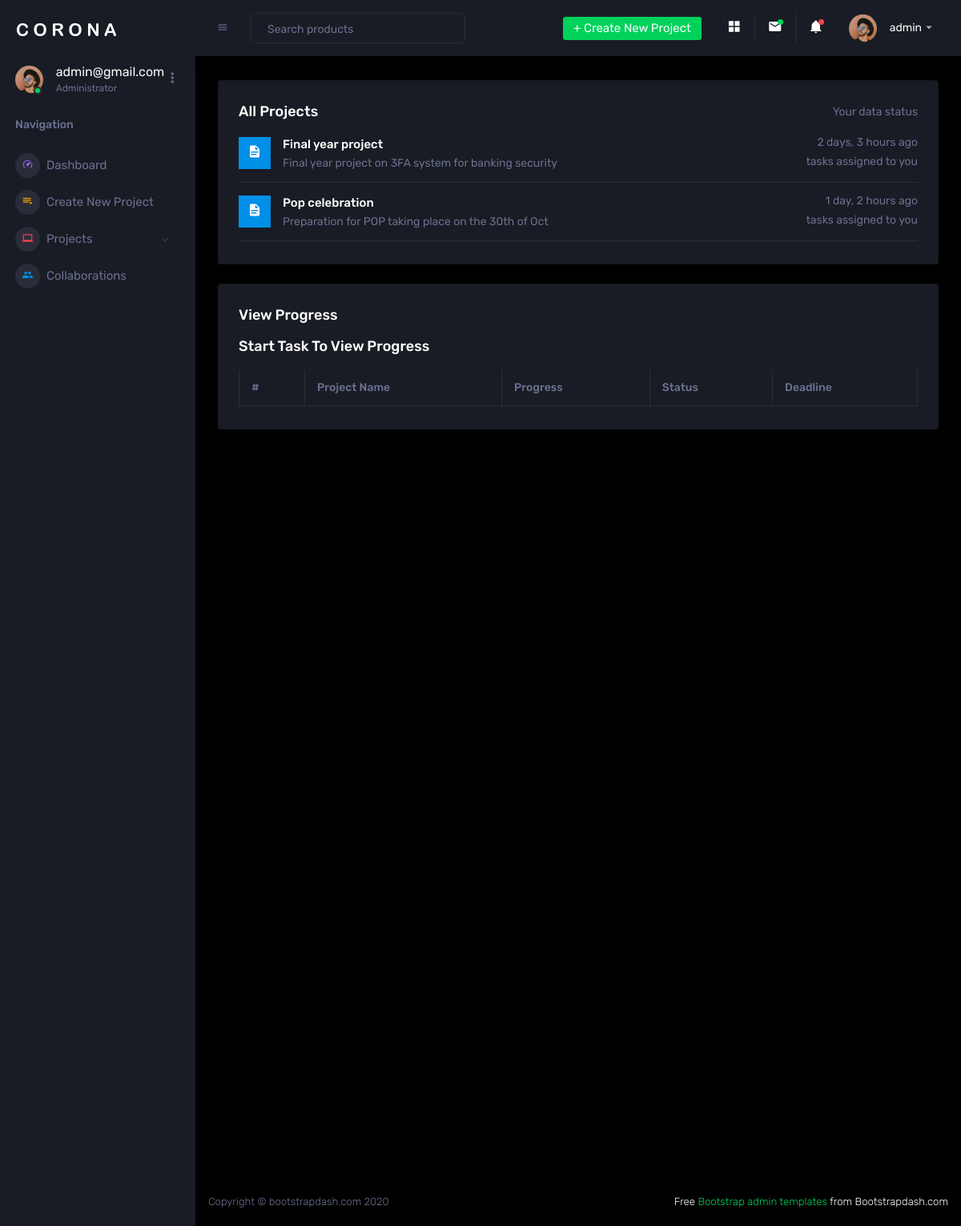
The page /all-projects/ (signed in) on the database its author committed.
### account/models.py (models this page shows)
class User(AbstractBaseUser, PermissionsMixin):
    email = models.EmailField(_('Email Address'), unique=True)
    user_name = models.CharField(max_length=150, unique=True)
    full_name = models.CharField(max_length=150, blank=True)
    is_active = models.BooleanField(default=False)
    is_staff = models.BooleanField(default=False)
    is_collaborator = models.BooleanField(default=False)
    date_joined = models.DateTimeField(auto_now_add=True)
    last_login = models.DateTimeField(auto_now=True)
    objects = CustomAccountManager()
    USERNAME_FIELD = 'email'
    REQUIRED_FIELDS = ['user_name', ]
    class Meta():
        verbose_name = 'User'
        verbose_name_plural = 'Users'
    def __str__(self):
        return self.email
    def is_project_user(self):
        if self.is_staff and self.is_superuser:
            return "Administrator"
        elif self.is_staff:
            return "Project Leader"
        elif self.is_collaborator:
            return "Collaborator"
        else:
            return "Regular User"

### taskapp/models.py (models this page shows, shortened)
class Project(models.Model):
    TO_DO = "PENDING"
    IN_PROGRESS = "IN PROGRESS"
    COMPLETED = "COMPLETED"
    STATUS_CHOICE = [
        (TO_DO, "PENDING"),
        (IN_PROGRESS, "IN PROGRESS"),
        (COMPLETED, "COMPLETED")
    ]
    user = models.ForeignKey(User, on_delete=models.CASCADE, null=True, blank=True)
    name = models.CharField(max_length=200, verbose_name = "Project Name")
    description = models.TextField(blank=True, null=True)
    status = models.CharField(max_length=25, choices=STATUS_CHOICE, default=TO_DO)
    collaborator = models.ManyToManyField(Collaborator, related_name='projects', verbose_name='Collaborators', blank=True)
    due_date = models.DateTimeField()
    created = models.DateTimeField(auto_now_add=True)
    updated = models.DateTimeField(auto_now=True)

### taskapp/views.py (the view)
# urls.py: path('all-projects/', views.project_view, name='project'),
def project_view(request):
    user = request.user
    projects = Project.objects.filter(user=user)
    context = {
        'projects':projects,
    }
    return render(request, 'projects.html', context)

### template/projects.html (shortened to what this page needs)
{% load static %}
<!DOCTYPE html>
<html lang="en">
  <head>
    <link rel="stylesheet" href="{% static 'task/assets/vendors/mdi/css/materialdesignicons.min.css' %}">
    <link rel="stylesheet" href="{% static 'task/assets/vendors/css/vendor.bundle.base.css' %}">
    <link rel="stylesheet" href="{% static 'task/assets/vendors/jvectormap/jquery-jvectormap.css' %}">
    <link rel="stylesheet" href="{% static 'task/assets/vendors/flag-icon-css/css/flag-icon.min.css' %}">
    <link rel="stylesheet" href="{% static 'task/assets/vendors/owl-carousel-2/owl.carousel.min.css' %}">
    <link rel="stylesheet" href="{% static 'task/assets/vendors/owl-carousel-2/owl.theme.default.min.css' %}">
    <link rel="stylesheet" href="{% static 'task/assets/css/style.css' %}">
  </head>
  <body>
    <div class="container-scroller">
      <nav class="sidebar sidebar-offcanvas" id="sidebar">
        <div class="sidebar-brand-wrapper d-none d-lg-flex align-items-center justify-content-center fixed-top">
          <a class="sidebar-brand brand-logo" href="index.html"><img src="{% static 'task/assets/images/logo.svg' %}" alt="logo" /></a>
        </div>
        {% include 'dashboard-sidebar.html' %}
      </nav>
      <div class="container-fluid page-body-wrapper">
        <div class="main-panel">
          <div class="content-wrapper">
            <div class="row">
              <div class="col-md-12 grid-margin stretch-card">
                <div class="card">
                    <div class="card-body">
                      <div class="d-flex flex-row justify-content-between">
                        <h4 class="card-title mb-1">All Projects </h4>
                        <p class="text-muted mb-1">Your data status</p>
                      </div>
                      <div class="row">
                        <div class="col-12">
                          <div class="preview-list">
                            {% if projects %}
                            {% for project in projects %}
                            <a style="text-decoration: none; color: #fff;" href="{% url 'taskapp:collaboration_details' project.id %}">
                            <div class="preview-item border-bottom">
                              <div class="preview-thumbnail">
                                <div class="preview-icon bg-primary">
                                  <i class="mdi mdi-file-document"></i>
                                </div>
                              </div>
                              <div class="preview-item-content d-sm-flex flex-grow">
                                <div class="flex-grow">
                                  <h6 class="preview-subject">{{project.name}}</h6>
                                  <p class="text-muted mb-0">{{project.description}}</p>
                                </div>
                                <div class="mr-auto text-sm-right pt-2 pt-sm-0">
                                  <p class="text-muted">{{project.created|timesince}} ago</p>
                                  <p class="text-muted mb-0">{{ project.num_tasks }} tasks assigned to you </p>
                                </div>
                              </div>
                            </div>
                            </a>
                            {% endfor %}
                            {% endif %}
                          </div>
                        </div>
                      </div>
                    </div>
                  </div>
              </div>
            </div>
            <div class="row ">
              <div class="col-12 grid-margin">
                <div class="card">
                  <div class="card-body">
                    <h4 class="card-title">View Progress</h4>
                    <div class="table-responsive">
                      <table class="table table-bordered">
                        <thead>
                          <tr>
                            <th> # </th>
                            <th> Project Name </th>
                            <th> Progress </th>
                            <th> Status </th>
                            <th> Deadline </th>
                          </tr>
                        </thead>
                        <tbody>
                          {% if project_progress %}
                          {% for progress in project_progress%}
                          <tr>
                            <td> 1 </td>
                            <td> {{progress.project.name}} </td>
                            <td>
                              <div class="progress">
                                <div class="progress-bar {% if progress.progress < 50 %}bg-danger{% elif progress.progress < 75 %}bg-warning{% else %}bg-success{% endif %}" role="progressbar" style="width: {{ progress.progress }}%" aria-valuenow="{{ progress.progress }}" aria-valuemin="0" aria-valuemax="100">{{progress.progress}}%</div>
                              </div>
                            </td>
                            <td> {{progress.project.status}} </td>
                            <td> {{progress.project.due_date|date:"M d, Y"}} </td>
                          </tr>
                          {% endfor %}
                          {% else %}
                          <h4 class="card-title">Start task to view progress</h4>
                          {% endif %}
                        </tbody>
                      </table>
                    </div>
                  </div>
                </div>
              </div>
            </div>
          </div>
          <footer class="footer">
            <div class="d-sm-flex justify-content-center justify-content-sm-between">
              <span class="text-muted d-block text-center text-sm-left d-sm-inline-block">Copyright © bootstrapdash.com 2020</span>
              <span class="float-none float-sm-right d-block mt-1 mt-sm-0 text-center"> Free <a href="https://www.bootstrapdash.com/bootstrap-admin-template/" target="_blank">Bootstrap admin templates</a> from Bootstrapdash.com</span>
            </div>
          </footer>
        </div>
      </div>
    </div>
  </body>
</html>

### template/dashboard-sidebar.html (shortened to what this page needs)
{% load static %}
<nav class="sidebar sidebar-offcanvas" id="sidebar">
    <div class="sidebar-brand-wrapper d-none d-lg-flex align-items-center justify-content-center fixed-top">
      <a class="sidebar-brand brand-logo" href="index.html"><img src="{% static 'task/assets/images/logo.svg' %}" alt="logo" /></a>
    </div>
    <ul class="nav">
      <li class="nav-item profile">
        <div class="profile-desc">
          <div class="profile-pic">
            <div class="count-indicator">
              <img class="img-xs rounded-circle " src="{% static 'task/assets/images/faces/face15.jpg' %}" alt="">
              <span class="count bg-success"></span>
            </div>
            <div class="profile-name">
              <h5 class="mb-0 font-weight-normal">{{request.user}}</h5>
              <span>{{ user.is_project_user }}</span>
            </div>
          </div>
          <a href="#" id="profile-dropdown" data-toggle="dropdown"><i class="mdi mdi-dots-vertical"></i></a>
        </div>
      </li>
      <li class="nav-item nav-category">
        <span class="nav-link">Navigation</span>
      </li>
      <li class="nav-item menu-items">
        <a class="nav-link" href="{% url 'taskapp:dashboard' %}">
          <span class="menu-icon">
            <i class="mdi mdi-speedometer"></i>
          </span>
          <span class="menu-title">Dashboard</span>
        </a>
      </li>
      <li class="nav-item menu-items">
        <a class="nav-link" href="{% url 'taskapp:add_project' %}">
          <span class="menu-icon">
            <i class="mdi mdi-playlist-play"></i>
          </span>
          <span class="menu-title">Create New Project</span>
        </a>
      </li>
      <li class="nav-item menu-items">
        <a class="nav-link" data-toggle="collapse" href="#ui-basic" aria-expanded="false" aria-controls="ui-basic">
          <span class="menu-icon">
            <i class="mdi mdi-laptop"></i>
          </span>
          <span class="menu-title">Projects</span>
          <i class="menu-arrow"></i>
        </a>
      </li>
      <li class="nav-item menu-items">
        <a class="nav-link" href="{% url 'taskapp:collaboration_view' %}">
          <span class="menu-icon">
            <i class="mdi mdi-account-multiple"></i>
          </span>
          <span class="menu-title">Collaborations</span>
        </a>
      </li>
    </ul>
  </nav>
  <div class="container-fluid page-body-wrapper">
    <nav class="navbar p-0 fixed-top d-flex flex-row">
      <div class="navbar-menu-wrapper flex-grow d-flex align-items-stretch">
        <button class="navbar-toggler navbar-toggler align-self-center" type="button" data-toggle="minimize">
          <span class="mdi mdi-menu"></span>
        </button>
        <ul class="navbar-nav w-100">
          <li class="nav-item w-100">
            <form class="nav-link mt-2 mt-md-0 d-none d-lg-flex search">
              <input type="text" class="form-control" placeholder="Search products">
            </form>
          </li>
        </ul>
        <ul class="navbar-nav navbar-nav-right">
          <li class="nav-item dropdown d-none d-lg-block">
            <a class="nav-link btn btn-success create-new-button"  aria-expanded="false" href="{% url 'taskapp:add_project' %}">+ Create New Project</a>
          </li>
          <li class="nav-item nav-settings d-none d-lg-block">
            <a class="nav-link" href="#">
              <i class="mdi mdi-view-grid"></i>
            </a>
          </li>
          <li class="nav-item dropdown border-left">
            <a class="nav-link count-indicator dropdown-toggle" id="messageDropdown" href="#" data-toggle="dropdown" aria-expanded="false">
              <i class="mdi mdi-email"></i>
              <span class="count bg-success"></span>
            </a>
          </li>
          <li class="nav-item dropdown border-left">
            <a class="nav-link count-indicator dropdown-toggle" id="notificationDropdown" href="#" data-toggle="dropdown">
              <i class="mdi mdi-bell"></i>
              <span class="count bg-danger"></span>
            </a>
          </li>
          <li class="nav-item dropdown">
            <a class="nav-link" id="profileDropdown" href="#" data-toggle="dropdown">
              <div class="navbar-profile">
                <img class="img-xs rounded-circle" src="{% static 'task/assets/images/faces/face15.jpg' %}" alt="">
                <p class="mb-0 d-none d-sm-block navbar-profile-name">{{request.user.user_name}}</p>
                <i class="mdi mdi-menu-down d-none d-sm-block"></i>
              </div>
            </a>
          </li>
        </ul>
      </div>
    </nav>
    </div>

### rows shown on the page
User: user "admin@gmail.com", is_project_user "Administrator", user.user_name "admin"
Project: name "Final year project", description "Final year project on 3FA system for banking security", created "2 days, 3 hours"
Project: name "Pop celebration", description "Preparation for POP taking place on the 30th of Oct", created "1 day, 2 hours"
